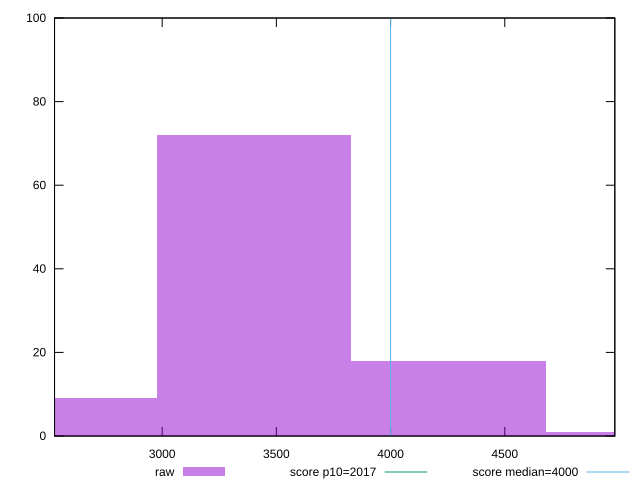

This figure's gnuplot source:
reset

$raw <<EOF
3402.6223818899216 72
2551.966786417441 9
4253.277977362402 18
5103.933572834882 1
EOF

set key outside below
set boxwidth 850.6555954724804
set xrange [2528.7719999999995:4981.827999999987]
set yrange [0:100]
set trange [0:100]
set style fill transparent solid 0.5 noborder

set parametric
set terminal svg size 640, 490 enhanced background rgb 'white'
set output "reports/report_00028_2021-02-24T12-49-42.674Z/mainthread-work-breakdown/samples/music/raw/histogram.svg"

plot $raw title "raw" with boxes, \
     2017,t title "score p10=2017", \
     4000,t title "score median=4000"

reset
